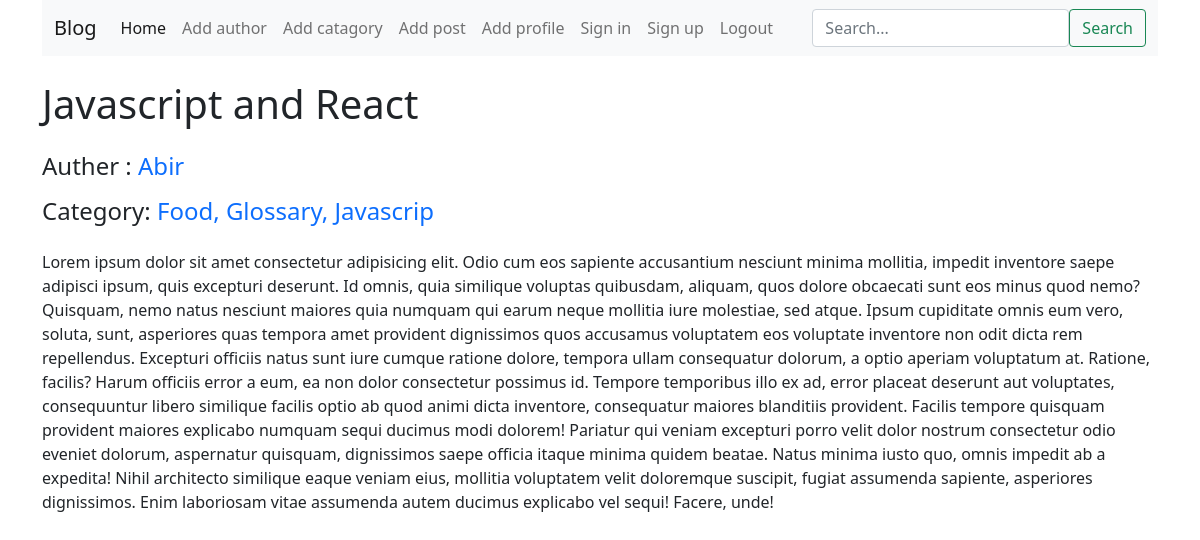
Screenshot of /post/single/4 with the database file from the repository.
### posts/models.py (models this page shows, shortened)
class Post(models.Model):
    title = models.CharField(max_length=50)
    content = models.TextField()
    category = models.ManyToManyField(Category)
    author = models.ForeignKey(Author, on_delete=models.CASCADE)

### author/models.py (models this page shows, shortened)
class Author(models.Model):
    name = models.CharField(max_length=50)
    bio = models.TextField()
    phone_number = models.CharField(max_length=12)

### categories/models.py (models this page shows, shortened)
class Category(models.Model):
    name = models.CharField(max_length=50)

### posts/views.py (the view)
# urls.py: path('single/<int:post_id>', views.single_post, name="single_post"), # update posts
def single_post(request, post_id):
    post = Post.objects.get(pk=post_id)
    context= {
        "post": post
    }
    return render(request, "single_post.html",context)

### blogProject/forms.py
class SearchForm(forms.Form):
    query = forms.CharField(
        label='',
        max_length=100,
        widget=forms.TextInput(attrs={
            'class': 'form-control ',
            'placeholder': 'Search...'
        })
    )

### blogProject/context_processors.py (called while the page is built)
def search_form(request):
    search_form = SearchForm()
    return {'SearchForm': search_form}

### posts/templates/single_post.html (shortened to what this page needs)
{% extends 'base.html' %}
{% block content %}
  {% load crispy_forms_tags %}
  <h1 class="mt-4 mb-4">{{ post.title }}</h1>
  <h4 class="mt-3 mb-3">Auther : <span class="text-primary"> {{ post.author.name.capitalize }}</span></h4>
  <h4 class="mt-3 mb-3">
    Category:{% for category in post.category.all %}
      <span class="text-primary">{{ category.name.capitalize }}{% if not forloop.last %}, {% endif %}</span>
    {% endfor %}
  </h4>
  <p class="mt-4 mb-4 text-justify">{{ post.content }}</p>
{% endblock %}

### rows the page displays
Post: title "Javascript and React", author.name "Abir", content "Lorem ipsum dolor sit amet consectetur adipisicing elit. Odio cum eos sapiente accusantium nesciunt minima mollitia, impedit inventore saepe adipisci ipsum, quis excepturi deserunt. Id omnis, quia similique voluptas quibusdam, aliquam, quos dolore obcaecati sunt eos minus quod nemo? Quisquam, nemo natus nesciunt maiores quia numquam qui earum neque mollitia iure molestiae, sed atque. Ipsum cupiditate omnis eum vero, soluta, sunt, asperiores quas tempora amet provident dignissimos quos accusamus voluptatem eos voluptate inventore non odit dicta rem repellendus. Excepturi officiis natus sunt iure cumque ratione dolore, tempora ullam consequatur dolorum, a optio aperiam voluptatum at. Ratione,…"
Category: name "Food"
Category: name "Glossary"
Category: name "Javascrip"
